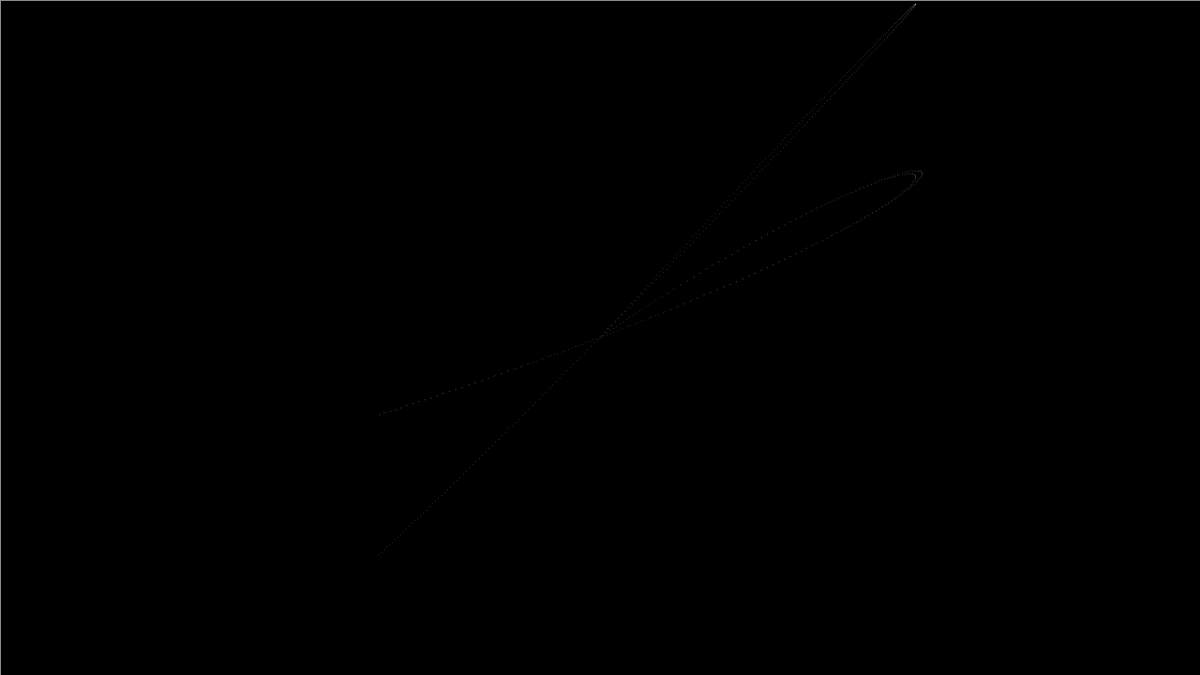
Frame 1 (no input)
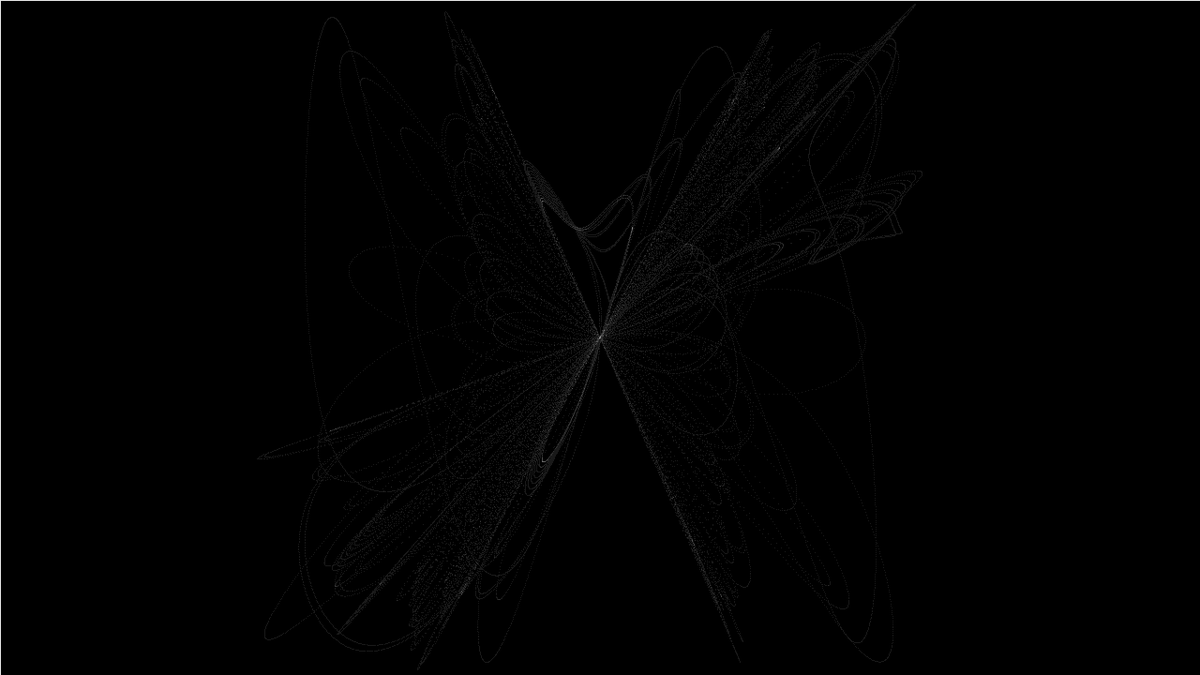
Frame 60 (the mouse pressed at the canvas centre just before this capture)
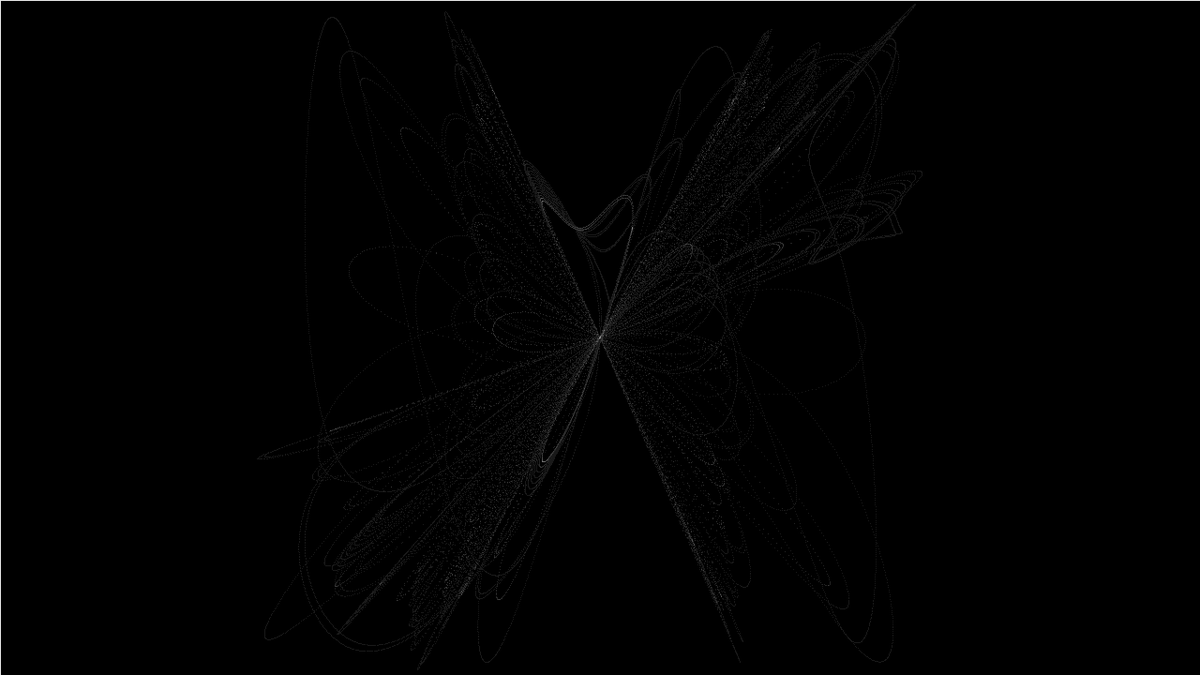
Frame 120 (the mouse held since frame 60 and released just before this capture)

The Processing sketch that drew these frames (run headless with seeded random() and noise(); from frame 60 on, the mouse is pressed at the canvas centre):

// Processing sketch: albumart
// ── albumart.pde
PImage img;

void setup() {
  size(1280, 720);
  imageMode(CENTER);
  stroke(255, 255, 255, 50);
  background(0);
}

float t=0f;
int cx=1280/2, cy=720/2;
float r=720/2;

void spiral00() {
  for (int i=0; i<180; i++) {
    float erx=r*exp(-0.025*t);
    point(cx+erx*cos(t), cy-erx*sin(t));
    t+=0.01;
  }
}

void spiral01() {
  for (int i=0; i<180; i++) {
    float erx=abs(0.6*r-i);
    point(cx+erx*cos(t), cy-erx*sin(t));
    t+=0.01;
  }
}

void spiral02() {
  for (int i=0; i<180; i++) {
    float w=1*PI;
    float d=exp(-0.0125*t);
    float erx=1.00*d*r*sin(w*t);
    point(cx+erx*cos(t), cy-erx*sin(t));
    t+=0.01;
  }
}

void spiral03() {
  for (int i=0; i<360; i++) {
    float w=10+1*cos(2*t);
    float d=exp(-0.0125*t);
    float erx=0.8*d*r*sin(w*t);
    float x1=cx+erx*cos(t);
    float y1=cy-erx*sin(t);
    point(x1, y1);
    t+=0.001;
  }
}

void spiral04() {
  for (int i=0; i<960; i++) {
    float w=10+1.0*cos(2.0*t);
    float d=exp(-0.015*t);
    float erx=1.0*d*r*sin(w*t);
    float x1=cx+erx*cos((w*3+1.0*d)*t);
    float y1=cy-erx*sin(w*5*t);
    point(x1, y1);
    t+=0.0005;
  }
}

void spiral05() {
  for (int i=0; i<720; i++) {
    float w=10+1*cos(2*t);
    float d=exp(-0.0125*t);
    float erx=d*r*sin(w*t);
    float m=1, n=1;
    float p=1.0, q=5.0;
    if (i%1==0) {
      m*=-1;
      p/=2;
    }
    if (i%2==0) {
      n*=-1;
      n/=2;
    }
    if (i%4==0) {
      erx*=1.02;
    }
    float x1=cx+erx*cos(t-m*p*sin(w));
    float y1=cy-erx*sin(t+n*q*sin(w));
    point(x1, y1);
    t+=0.0005;
  }
}

void spiral06() {
  for (int i=0; i<720; i++) {
    float w=10+1*cos(2*t);
    float d=exp(-0.0125*t);
    float erx=d*r*sin(w*t);
    float m=1, n=1;
    float p=1.0, q=5.0;
    if (i%1==0) {
      m*=-1;
      p/=2;
    }
    if (i%2==0) {
      n*=-1;
      n/=2;
    }
    if (i%4==0) {
      erx*=1.02;
    }
    float x1=cx+erx*cos(t-m*p*sin(w));
    float y1=cy-erx*sin(t+n*q*sin(w));
    point(x1, y1);
    if (i%200==0) {
      fill(0, 0, 0, 5);
      rect(0, 0, 1280, 720);
    }
    t+=0.0005;
  }
}

void draw() {
  spiral06();
}

String rndstr(int n) {
  StringBuffer sb=new StringBuffer();
  for (int i=0; i<n; i++) {
    char rc=(char)int(random(65, 90.1));
    sb.append(rc);
  }
  return sb.toString();
}

void mousePressed() {
  String fn="img/coverart_"+rndstr(8)+".png";
  println("saving to file: "+fn);
  save(fn);
  println("clearing screen...");
  background(0);
  println("resetting time...");
  t=0.0;
}
